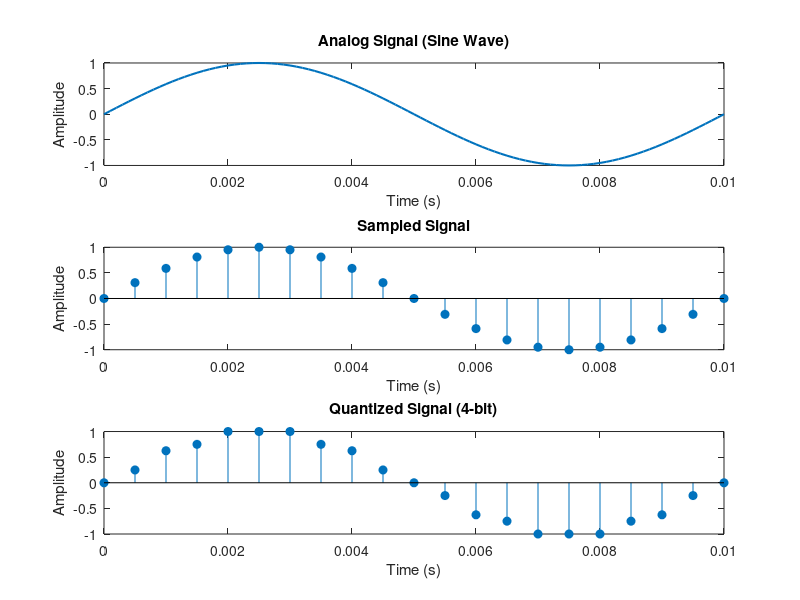

This chart was generated by the following MATLAB code:
%% 1. Generate Analog Signal (conceptual)

t = 0:0.0001:0.01;       % very fine step (continuous-like time)
f = 100;                 % frequency = 100 Hz
x_analog = sin(2*pi*f*t);

figure;
subplot(3,1,1);
plot(t, x_analog, 'LineWidth', 1.5);
title('Analog Signal (Sine Wave)');
xlabel('Time (s)'); ylabel('Amplitude');

%% 2. Sampling

Fs = 2000;               % Sampling frequency = 1 kHz
Ts = 1/Fs;               % Sampling period
n = 0:Ts:0.01;           % Discrete sample points
x_sampled = sin(2*pi*f*n);

subplot(3,1,2);
stem(n, x_sampled, 'filled');
title('Sampled Signal');
xlabel('Time (s)'); ylabel('Amplitude');

%% 3. Quantization
bits = 4;                           % Number of bits
levels = 2^bits;                    % Quantization levels
x_min = min(x_sampled);
x_max = max(x_sampled);
q_step = (x_max - x_min)/levels;    % Step size
 

x_index = round((x_sampled - x_min)/q_step); % Map samples to indices
x_quantized = x_index*q_step + x_min;        % Map back to amplitude

subplot(3,1,3);
stem(n, x_quantized, 'filled');
title(['Quantized Signal (' num2str(bits) '-bit)']);
xlabel('Time (s)'); ylabel('Amplitude');

%% 4. Encoding (Binary Representation)

binary_codes = dec2bin(x_index, bits); % Convert indices to binary words
disp('--- First 10 encoded samples ---');
disp(binary_codes(1:10));

%% 5. Digital Bitstream

bitstream = reshape(binary_codes.',1,[]); % Concatenate into one string
disp('--- First 40 bits of the stream ---');
disp(bitstream(1:40));

%% Summary
fprintf('\nSimulation complete!\n');
fprintf('Analog -> Sampling -> Quantization -> Binary Encoding -> Digital Stream\n');
fprintf('Bits per sample: %d\n', bits);
fprintf('Total samples: %d\n', length(x_sampled));
fprintf('Total bits: %d\n', length(bitstream));